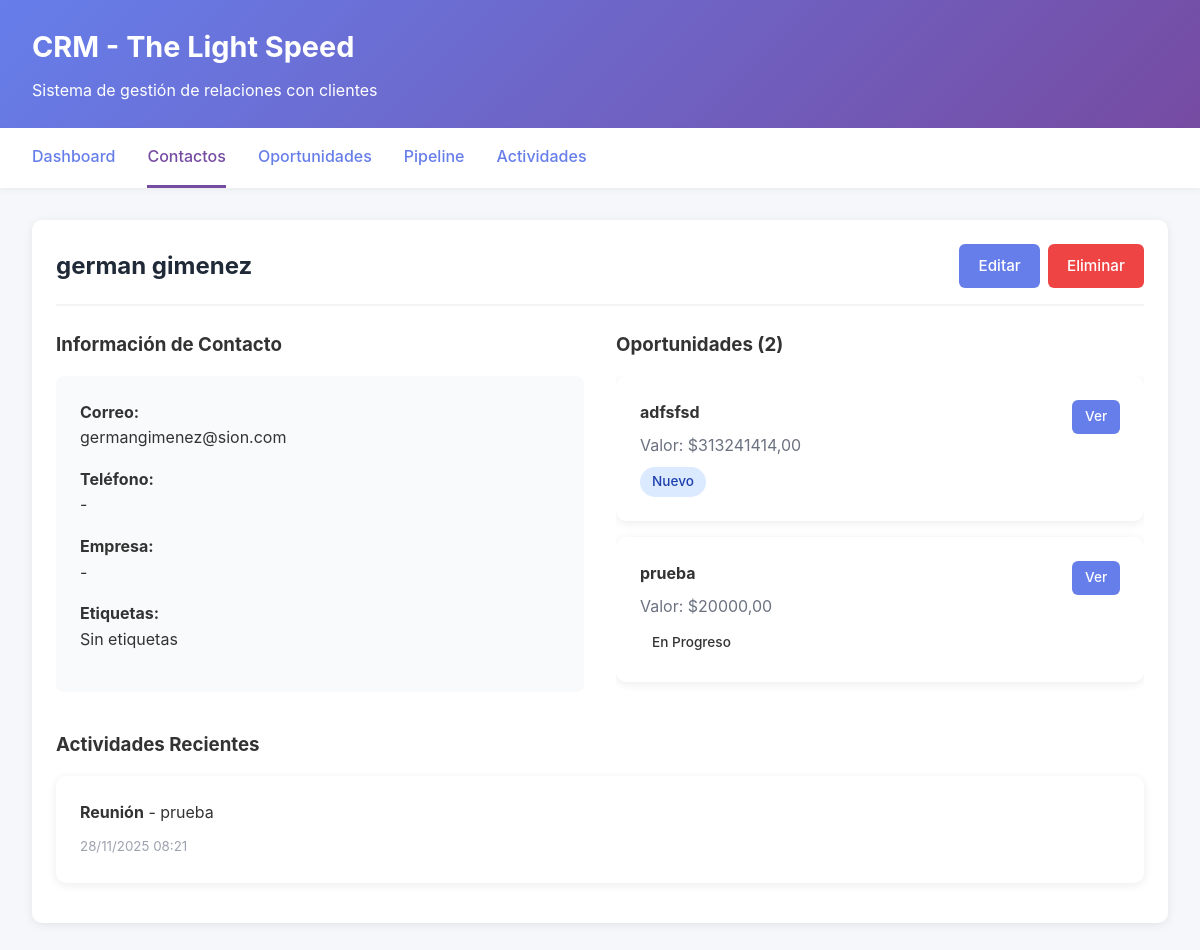
Screenshot of /crm/contactos/1/ with the database file from the repository.
### home/models.py (models this page shows, shortened)
class Contacto(models.Model):
    nombre = models.CharField(max_length=200)
    correo = models.EmailField(validators=[EmailValidator()])
    telefono = models.CharField(max_length=20, blank=True, null=True)
    empresa = models.ForeignKey(Empresa, on_delete=models.SET_NULL, null=True, blank=True, related_name='contactos')
    notas = models.TextField(blank=True, null=True)
    etiquetas = models.ManyToManyField(Etiqueta, blank=True, related_name='contactos')
    fecha_creacion = models.DateTimeField(auto_now_add=True)
    fecha_actualizacion = models.DateTimeField(auto_now=True)
    class Meta:
        ordering = ['nombre']

class Oportunidad(models.Model):
    ESTADO_CHOICES = [
        ('nuevo', 'Nuevo'),
        ('en_progreso', 'En Progreso'),
        ('ganado', 'Ganado'),
        ('perdido', 'Perdido'),
    ]
    titulo = models.CharField(max_length=200)
    valor = models.DecimalField(max_digits=12, decimal_places=2)
    estado = models.CharField(max_length=20, choices=ESTADO_CHOICES, default='nuevo')
    fecha_estimada_cierre = models.DateField()
    contacto = models.ForeignKey(Contacto, on_delete=models.CASCADE, related_name='oportunidades')
    notas = models.TextField(blank=True, null=True)
    fecha_creacion = models.DateTimeField(auto_now_add=True)
    fecha_actualizacion = models.DateTimeField(auto_now=True)
    class Meta:
        ordering = ['-fecha_creacion']
        verbose_name_plural = 'Oportunidades'

class Actividad(models.Model):
    TIPO_CHOICES = [
        ('llamada', 'Llamada'),
        ('correo', 'Correo'),
        ('reunion', 'Reunión'),
        ('tarea', 'Tarea'),
    ]
    tipo = models.CharField(max_length=20, choices=TIPO_CHOICES)
    titulo = models.CharField(max_length=200)
    descripcion = models.TextField(blank=True, null=True)
    fecha = models.DateTimeField(default=timezone.now)
    contacto = models.ForeignKey(Contacto, on_delete=models.CASCADE, null=True, blank=True, related_name='actividades')
    oportunidad = models.ForeignKey(Oportunidad, on_delete=models.CASCADE, null=True, blank=True, related_name='actividades')
    completada = models.BooleanField(default=False)
    fecha_creacion = models.DateTimeField(auto_now_add=True)
    class Meta:
        ordering = ['-fecha']
        verbose_name_plural = 'Actividades'

### home/views.py (the view)
# urls.py: path('crm/contactos/<int:pk>/', views.contacto_detail, name='contacto_detail'),
def contacto_detail(request, pk):
    contacto = get_object_or_404(Contacto, pk=pk)
    oportunidades = contacto.oportunidades.all()
    actividades = contacto.actividades.all()
    context = {
        'contacto': contacto,
        'oportunidades': oportunidades,
        'actividades': actividades,
    }
    return render(request, 'home/crm/contacto_detail.html', context)

### home/templates/home/crm/contacto_detail.html (shortened to what this page needs)
{% extends 'home/crm/base.html' %}
{% block content %}
<div class="card">
    <div class="card-header">
        <h2>{{ contacto.nombre }}</h2>
        <div class="actions">
            <a href="{% url 'contacto_edit' contacto.pk %}" class="btn">Editar</a>
            <a href="{% url 'contacto_delete' contacto.pk %}" class="btn btn-danger">Eliminar</a>
        </div>
    </div>
    <div style="display: grid; grid-template-columns: repeat(auto-fit, minmax(300px, 1fr)); gap: 2rem;">
        <div>
            <h3 style="margin-bottom: 1rem;">Información de Contacto</h3>
            <div style="background: #f9fafb; padding: 1.5rem; border-radius: 8px;">
                <p style="margin-bottom: 1rem;"><strong>Correo:</strong><br>{{ contacto.correo }}</p>
                <p style="margin-bottom: 1rem;"><strong>Teléfono:</strong><br>{{ contacto.telefono|default:"-" }}</p>
                <p style="margin-bottom: 1rem;"><strong>Empresa:</strong><br>{{ contacto.empresa.nombre|default:"-" }}</p>
                <p style="margin-bottom: 1rem;"><strong>Etiquetas:</strong><br>
                    {% for etiqueta in contacto.etiquetas.all %}
                        <span class="tag" style="background-color: {{ etiqueta.color }}20; color: {{ etiqueta.color }};">{{ etiqueta.nombre }}</span>
                    {% empty %}
                        Sin etiquetas
                    {% endfor %}
                </p>
            </div>
        </div>
        <div>
            <h3 style="margin-bottom: 1rem;">Oportunidades ({{ oportunidades.count }})</h3>
            <div style="max-height: 400px; overflow-y: auto;">
                {% for oportunidad in oportunidades %}
                    <div class="card" style="margin-bottom: 1rem;">
                        <div style="display: flex; justify-content: space-between; align-items: start;">
                            <div>
                                <strong>{{ oportunidad.titulo }}</strong>
                                <p style="margin: 0.5rem 0; color: #6b7280;">Valor: ${{ oportunidad.valor|floatformat:2 }}</p>
                                <span class="badge badge-{{ oportunidad.estado }}">{{ oportunidad.get_estado_display }}</span>
                            </div>
                            <a href="{% url 'oportunidad_edit' oportunidad.pk %}" class="btn btn-sm">Ver</a>
                        </div>
                    </div>
                {% empty %}
                    <p style="text-align: center; color: #6b7280; padding: 2rem;">No hay oportunidades asociadas</p>
                {% endfor %}
            </div>
        </div>
    </div>
    <div style="margin-top: 2rem;">
        <h3 style="margin-bottom: 1rem;">Actividades Recientes</h3>
        <div>
            {% for actividad in actividades %}
                <div class="card" style="margin-bottom: 1rem;">
                    <div style="display: flex; justify-content: space-between; align-items: start;">
                        <div>
                            <strong>{{ actividad.get_tipo_display }}</strong> - {{ actividad.titulo }}
                            <small style="color: #9ca3af;">{{ actividad.fecha|date:"d/m/Y H:i" }}</small>
                        </div>
                    </div>
                </div>
            {% empty %}
                <p style="text-align: center; color: #6b7280; padding: 2rem;">No hay actividades registradas</p>
            {% endfor %}
        </div>
    </div>
</div>
{% endblock %}

### home/templates/home/crm/base.html (style rules this page uses)
* { margin: 0; padding: 0; box-sizing: border-box; }
body { font-family: -apple-system, BlinkMacSystemFont, 'Segoe UI', Roboto, Oxygen, Ubuntu, Cantarell, sans-serif; background: #f5f7fa; color: #333; line-height: 1.6; }
.btn { display: inline-block; padding: 0.6rem 1.2rem; background: #667eea; color: white; text-decoration: none; border: none; border-radius: 6px; cursor: pointer; font-size: 0.95rem; font-weight: 500; transition: all 0.3s; }
.btn-danger { background: #ef4444; }
.btn-sm { padding: 0.4rem 0.8rem; font-size: 0.85rem; }
.card { background: white; border-radius: 10px; padding: 1.5rem; box-shadow: 0 2px 10px rgba(0,0,0,0.08); margin-bottom: 1.5rem; }
.card-header { display: flex; justify-content: space-between; align-items: center; margin-bottom: 1.5rem; padding-bottom: 1rem; border-bottom: 2px solid #f3f4f6; }
.card-header h2 { color: #1f2937; font-size: 1.5rem; }
.badge { display: inline-block; padding: 0.25rem 0.75rem; border-radius: 20px; font-size: 0.85rem; font-weight: 500; }
.badge-nuevo { background: #dbeafe; color: #1e40af; }
.actions { display: flex; gap: 0.5rem; }

### rows the page displays
Contacto: nombre "german gimenez", correo "germangimenez@sion.com", telefono "-", empresa.nombre "-", count "2"
Oportunidad: titulo "adfsfsd", valor "313241414,00", estado "Nuevo"
Oportunidad: titulo "prueba", valor "20000,00", estado "En Progreso"
Actividad: tipo "Reunión", titulo "prueba", fecha "28/11/2025 08:21"
